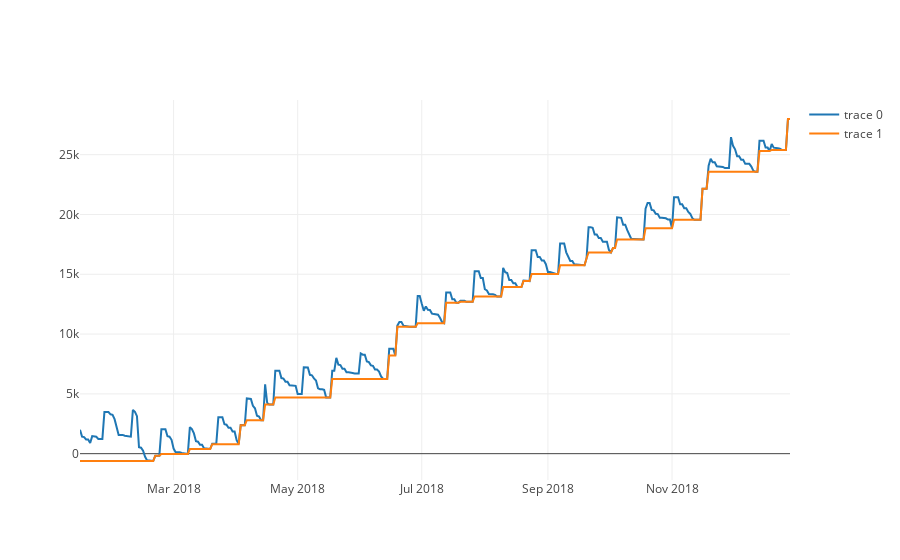

Notebook source saved alongside this figure:
### Code cell
data = [{'x':df.index, 'y':df['Balance']},{'x':df.index, 'y':df['min forward']}]
fig = go.Figure(data=data,layout={})
iplot( fig )

### Figure 1 — Plotly figure (JSON) as saved in the notebook; plotly's stock layout.template omitted (floating-point values rounded to 4 significant figures; data arrays with more than 128 entries replaced by an {"elided": "..."} marker saying what was removed)
{"data": [{"type": "scatter", "x": {"elided": "350 str values"}, "y": {"elided": "350 float values"}}, {"type": "scatter", "x": {"elided": "350 str values"}, "y": {"elided": "350 float values"}}], "layout": {}}
